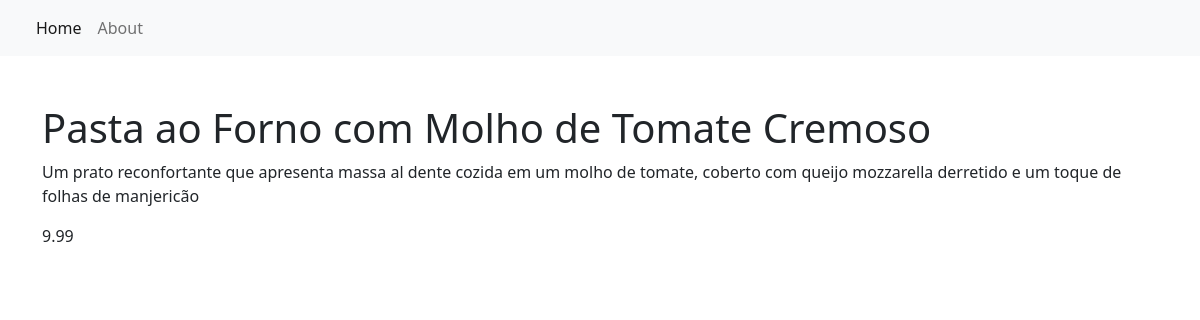
Screenshot of /item/1/ with the database file from the repository.
### restaurant_menu/models.py (models this page shows, shortened)
class Item(models.Model):
    meal = models.CharField(max_length=500, unique=True)  # Com isto, não vou ter valores duplicados
    description = models.CharField(max_length=1000)
    price = models.DecimalField(decimal_places=2, max_digits=8)
    category = models.CharField(choices=MEAL_TYPE, max_length=200)
    author = models.ForeignKey(User, on_delete=models.PROTECT)
    status = models.IntegerField(choices=STATUS, default=1)
    date_created = models.DateTimeField(auto_now_add=True)
    date_updated = models.DateTimeField(auto_now=True)

### restaurant_menu/views.py (the view)
# urls.py: path('item/<int:pk>/', views.MenuItemDetail.as_view(), name='menu_item'),
class MenuItemDetail(generic.DetailView):
    model = Item
    template_name = 'menu_item_detail.html'

### restaurant_menu/templates/menu_item_detail.html
{% extends 'base.html' %}
{% block content %}
    <div class="container">
        <h1 class="pt-5">{{ item.meal }}</h1>
        <p>{{ item.description }}</p>
        <p>{{ item.price }}</p>
    </div>
{% endblock content %}

### rows the page displays
Item: meal "Pasta ao Forno com Molho de Tomate Cremoso", description "Um prato reconfortante que apresenta massa al dente cozida em um molho de tomate, coberto com queijo mozzarella derretido e um toque de folhas de manjericão", price "9.99"
